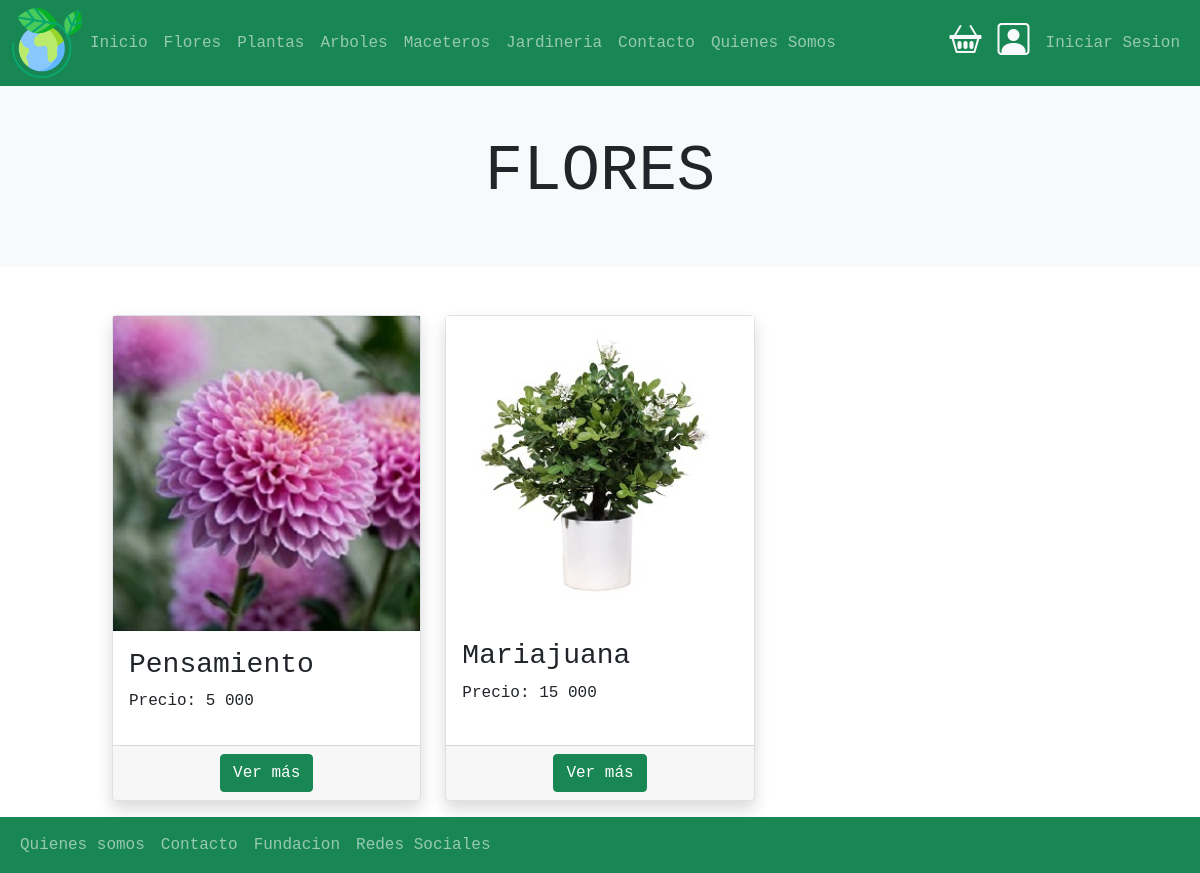
/flores/, run on the app's committed database.
### productos/models.py (models this page shows, shortened)
class Producto(models.Model):
    usuario = models.ForeignKey(User, null=False, blank=False, on_delete=models.PROTECT)
    nombre =  models.CharField(max_length=50)
    imagen = models.ImageField(upload_to="productos",null=False, blank=False)
    descripcion = models.TextField()
    precio = models.IntegerField(default=0)
    slug = models.SlugField(null=False, blank=False , unique=True)
    creacion = models.DateTimeField(auto_now_add=True)
    categoria =  models.ForeignKey(Categoria, on_delete=models.PROTECT)

### tiendaFloreria/views.py (the view)
# urls.py: path('flores/',views.flores,name="flores"),
def flores(request):
    productos = Producto.objects.all()
    contexto = {
        'productos': productos
    }
    return render(request,'flores.html',contexto)

### templates/flores.html
{% extends 'base.html' %}
{% load static %}
{% load humanize %}
{% block contenido %}
<section>
    <div class="p-5 bg-light">
        <div class="container">
            <h1 class="display-3 text-center bg-light">FLORES</h1>
        </div>
    </div>
</section>
<section>
    <div class="container mb-3">
        <div class="row">
                {% for p in productos %}
                {% if p.categoria_id == 1 %}
                    {% include 'productos/snippets/productos.html' with productos=p%}
                {% endif %}
                {% endfor %}
        </div>
    </div>
</section>
{% endblock contenido %}

### productos/templates/productos/snippets/productos.html
{% load humanize %}
<div class=" col-sm-6 col-md-4  col-xs-12 mt-5 ">
    <div class="card  h-100 border shadow">
        {% if p.imagen %}
        <img src="{{ p.imagen.url }}" alt="imagen del producto" class="img-fluid">
        {% endif %}
        <div class="card-body">
            <h3 class="card-title">{{ p.nombre | title }}</h3>
            <p>Precio: {{ p.precio | intcomma}}</p>
        </div>
        <div class="card-footer">
            <div class="d-flex justify-content-center">
                <div class="row">
                    <div class="col-xs-4">
                    </div>
                </div>
                <a href="{% url 'productos:producto' p.slug %}" class="btn btn-success"> Ver más</a>
            </div>
        </div>
    </div>
</div>

### static/css/miestilo.css (style rules this page uses)
body { font-family: monospace; }
.container { width: 100%; max-width: 1000px; margin: auto; }

### data on the page
Producto: imagen (picture), nombre "Pensamiento", precio "5 000"
Producto: imagen (picture), nombre "Mariajuana", precio "15 000"
